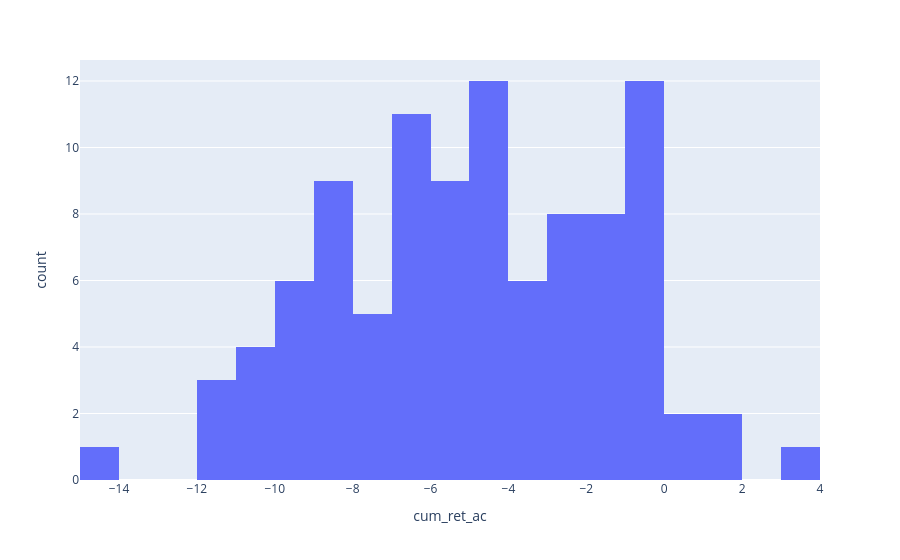

Notebook code for this chart:
### Code cell
px.histogram(np.log(performance_df),'cum_ret_ac')

### Figure 1 — Plotly figure (JSON) as saved in the notebook; plotly's stock layout.template omitted (floating-point values rounded to 4 significant figures; data arrays with more than 128 entries replaced by an {"elided": "..."} marker saying what was removed)
{"data": [{"alignmentgroup": "True", "bingroup": "x", "hovertemplate": "cum_ret_ac=%{x}<br>count=%{y}<extra></extra>", "legendgroup": "", "marker": {"color": "#636efa", "pattern": {"shape": ""}}, "name": "", "offsetgroup": "", "orientation": "v", "showlegend": false, "type": "histogram", "x": {"elided": "150 float values"}, "xaxis": "x", "yaxis": "y"}], "layout": {"autosize": true, "barmode": "relative", "legend": {"tracegroupgap": 0}, "margin": {"t": 60}, "xaxis": {"anchor": "y", "autorange": true, "domain": [0, 1], "range": [-15, 4], "title": {"text": "cum_ret_ac"}, "type": "linear"}, "yaxis": {"anchor": "x", "autorange": true, "domain": [0, 1], "range": [0, 12.63], "title": {"text": "count"}}}}
